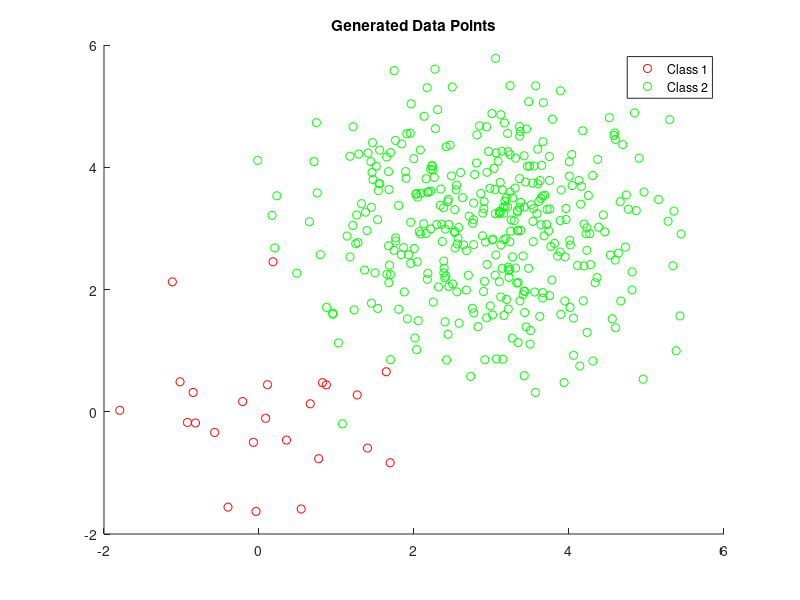
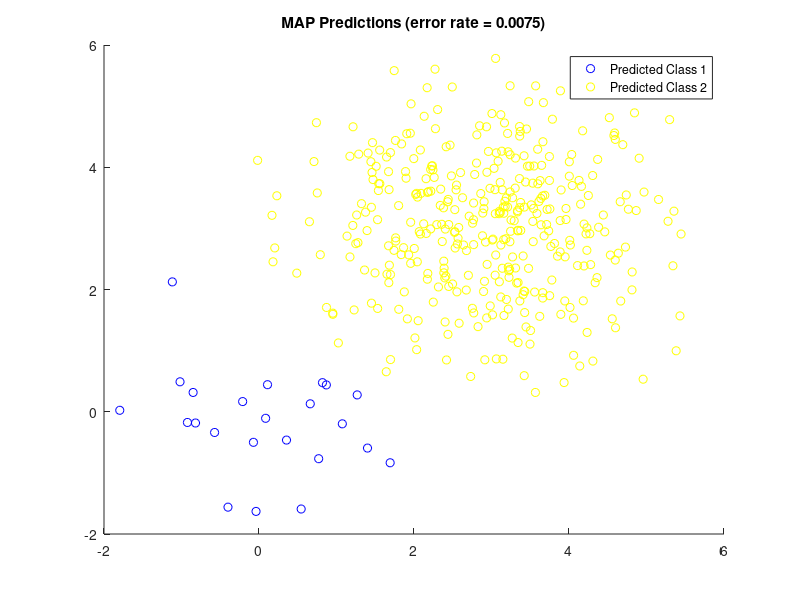
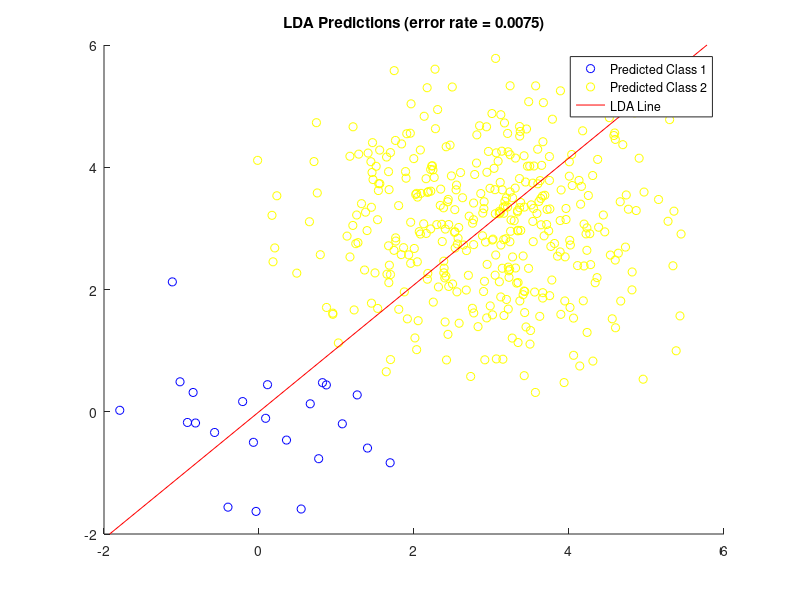

These figures' MATLAB source, in order:
clear;

numSamples = 400;
class1Mean = [0;0];
class2Mean = [3;3];
class1Covariance = [1 0;0 1];
class2Covariance = [1 0;0 1];
class1Prior = .05;
class2Prior = .95;
X1=[];
X2=[];
Pred1=[];
Pred2=[];
error = 0;
for idx = 1:numSamples
    if rand() < class1Prior
        X=randn(1,2)*chol(class1Covariance)+class1Mean;
        X=X(1,:);
        X1=[X1;X];
        trueClass=1;
    else
        %class2
        X=randn(1,2)*chol(class2Covariance)+class2Mean;
        X=X(1,:);
        X2=[X2;X];
        trueClass=2
    end
    
    decision1 = class1Prior*mvnpdf(X',class1Mean,class1Covariance);
    decision2 = class2Prior*mvnpdf(X',class2Mean,class2Covariance);
    if decision1 > decision2
        Pred1=[Pred1;X];
        if trueClass==2
            error = error + 1;
        end
    else
        Pred2=[Pred2;X];
        if trueClass==1
            error = error + 1;
        end
    end
end

errorRateMAP = error/numSamples

figure(1)
scatter(X1(:,1),X1(:,2),'r')
hold on
scatter(X2(:,1),X2(:,2),'g')
title('Generated Data Points')
legend('Class 1','Class 2')

figure(2)
scatter(Pred1(:,1),Pred1(:,2),'b')
hold on
scatter(Pred2(:,1),Pred2(:,2),'y')
title(['MAP Predictions (error rate = ' num2str(errorRateMAP) ')'])
legend('Predicted Class 1','Predicted Class 2')

output = [X1;X2];
outputClasses = ones([400,1])
for idx = 1:length(X2)
    outputClasses(401-idx)=2;
end
%test1 = output(:,1)'
%test2 = output(:,2)'
%lda = fitcdiscr(output(:,1)',output(:,2)');
figure(3)
lda = fitcdiscr(output,outputClasses);

%decisionLine
lda1 = [];
lda2 = [];
errorLDA=0;
for idx = 1:length(output)
    x=output(idx,1)
    y=output(idx,2)
    if y < -(lda.Coeffs(1, 2).Const + lda.Coeffs(1, 2).Linear(1) * x) / lda.Coeffs(1, 2).Linear(2)
        lda1 = [lda1;output(idx,:)];
        if outputClasses(idx)==2
            errorLDA = errorLDA + 1;
        end
    else
        lda2 = [lda2;output(idx,:)];
        if outputClasses(idx)==1
            errorLDA = errorLDA + 1;
        end
    end
end
errorRateLDA = errorLDA/numSamples


scatter(lda1(:,1),lda1(:,2),'b')
hold on
scatter(lda2(:,1),lda2(:,2),'y')

Xlist = get(gca, 'Xlim');%get(gca, 'Xlim'); TODO: change to y axis limits 
Ylist = (lda.Coeffs(1, 2).Linear(2) .* Xlist) / lda.Coeffs(1, 2).Linear(1);
Ylimits = get(gca, 'Ylim')
if Ylist(1) < Ylimits(1) | Ylist(2) > Ylimits(2)
    if Ylist(1) < Ylimits(1)
        Ylist(1) = Ylimits(1);
    end
    if Ylist(2) > Ylimits(2)
        Ylist(2) = Ylimits(2);
    end
    Xlist = Ylist .* lda.Coeffs(1,2).Linear(1) / lda.Coeffs(1, 2).Linear(2);
end
plot(Xlist, Ylist, '-r')
title(['LDA Predictions (error rate = ' num2str(errorRateLDA) ')'])
legend('Predicted Class 1','Predicted Class 2','LDA Line')